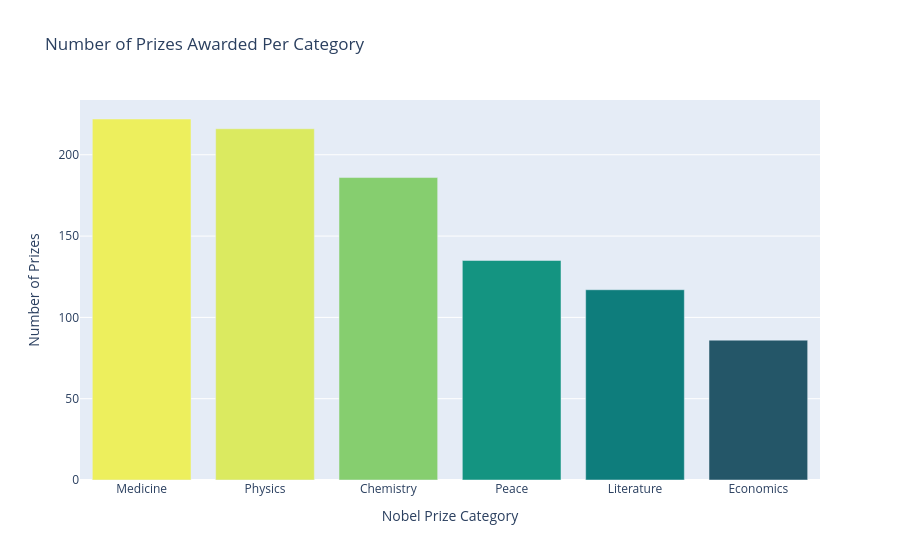

The code cell stored with this chart in its notebook:
### Code cell
plt.figure(figsize=(8,4))
fig = px.bar(data_frame=categories, 
             x=categories.index, 
             y=categories.values, 
             color=categories.values, 
             color_continuous_scale='Aggrnyl',
             title='Number of Prizes Awarded Per Category'
            )

fig.update_layout(xaxis_title='Nobel Prize Category', 
                  coloraxis_showscale=False, 
                  yaxis_title='Number of Prizes'
                 )

fig.show()

### Figure 1 — Plotly figure (JSON) as saved in the notebook; plotly's stock layout.template omitted (floating-point values rounded to 4 significant figures)
{"data": [{"hovertemplate": "category=%{x}<br>y=%{y}<br>color=%{marker.color}<extra></extra>", "legendgroup": "", "marker": {"color": [222, 216, 186, 135, 117, 86], "coloraxis": "coloraxis", "pattern": {"shape": ""}}, "name": "", "orientation": "v", "showlegend": false, "textposition": "auto", "type": "bar", "x": ["Medicine", "Physics", "Chemistry", "Peace", "Literature", "Economics"], "xaxis": "x", "y": [222, 216, 186, 135, 117, 86], "yaxis": "y"}], "layout": {"autosize": true, "barmode": "relative", "coloraxis": {"autocolorscale": false, "colorbar": {"title": {"text": "color"}}, "colorscale": [[0, "rgb(36, 86, 104)"], [0.1667, "rgb(15, 114, 121)"], [0.3333, "rgb(13, 143, 129)"], [0.5, "rgb(57, 171, 126)"], [0.6667, "rgb(110, 197, 116)"], [0.8333, "rgb(169, 220, 103)"], [1, "rgb(237, 239, 93)"]], "showscale": false}, "legend": {"tracegroupgap": 0}, "title": {"text": "Number of Prizes Awarded Per Category"}, "xaxis": {"anchor": "y", "autorange": true, "domain": [0, 1], "range": [-0.5, 5.5], "title": {"text": "Nobel Prize Category"}, "type": "category"}, "yaxis": {"anchor": "x", "autorange": true, "domain": [0, 1], "range": [0, 233.7], "title": {"text": "Number of Prizes"}, "type": "linear"}}}
